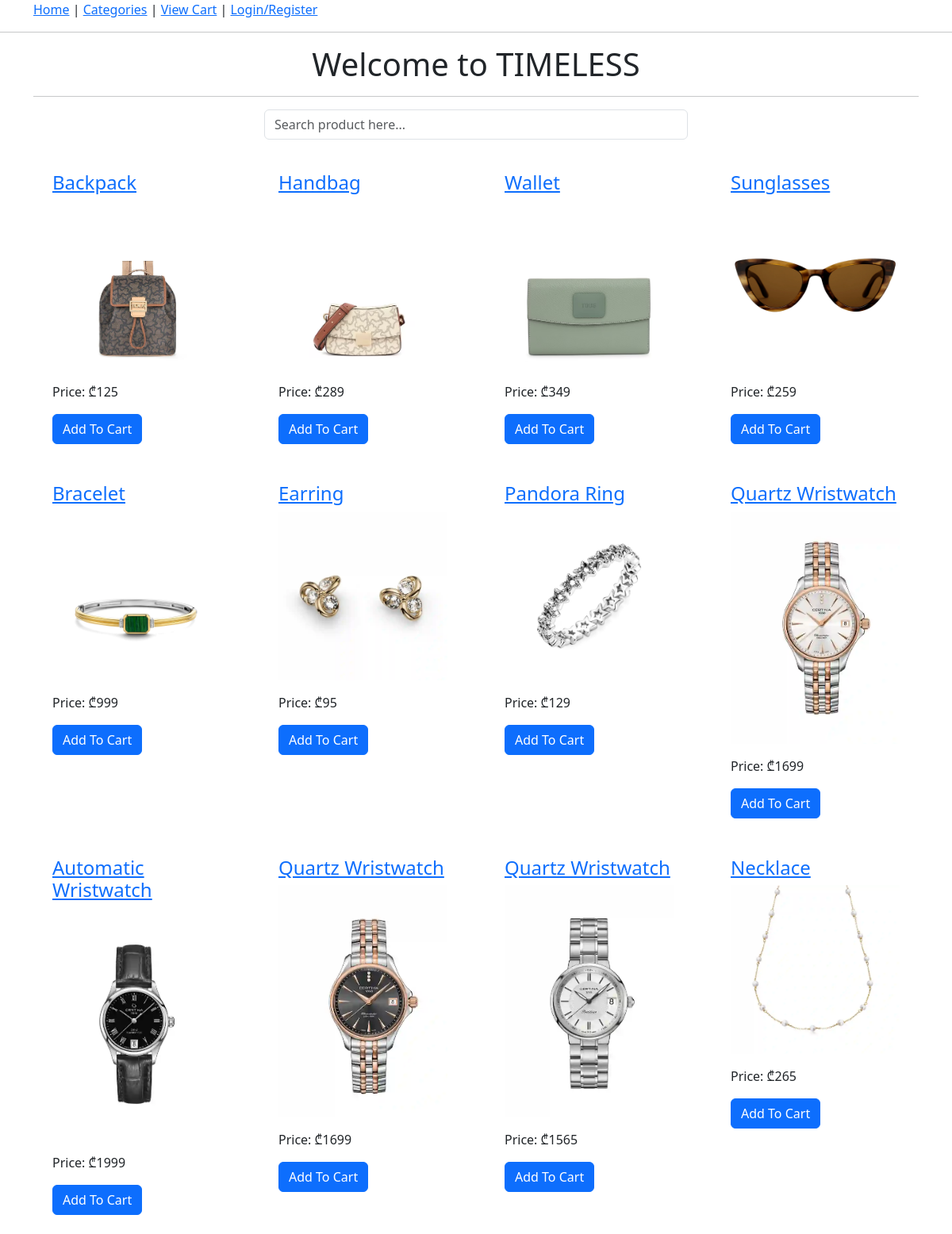
The page / on the database its author committed.
### onlineshopapp/models.py (models this page shows, shortened)
class Product(models.Model):
    title = models.CharField(max_length=200)
    slug = models.SlugField(unique=True)
    category = models.ForeignKey(Category, on_delete=models.CASCADE)
    image = models.ImageField(upload_to="products")
    selling_price = models.PositiveIntegerField()
    description = models.TextField()
    return_policy = models.CharField(max_length=300, null=True, blank=True)
    view_count = models.PositiveBigIntegerField(default=0)

### onlineshopapp/views.py (the view)
# urls.py: path("", HomeView.as_view(), name="home"),
class HomeView(ShopMixin, TemplateView):
    template_name = "home.html"
    def get_context_data(self, **kwargs):
        context = super().get_context_data(**kwargs)
        context['myname'] = "Mariam Pipia"
        context['product_list'] = Product.objects.all().order_by("-id")
        return context

### onlineshopapp/views.py (called while the page is built)
    def dispatch(self, request, *args, **kwargs):
        cart_id = request.session.get("cart_id")
        if cart_id:
            cart_obj = Cart.objects.get(id=cart_id)
            if request.user.is_authenticated and request.user.customer:
                cart_obj.customer = request.user.customer
                cart_obj.save()
        return super().dispatch(request, *args, **kwargs)

### templates/home.html (shortened to what this page needs)
{% extends 'base.html' %}
{% block content %}
<div class="container">
    <h1 class="font-weight-bold text-center">Welcome to TIMELESS</h1>
    <hr>
    <div class="container">
        <div class="row">
            <div class="col-md-6 mx-auto">
                <form action="{% url 'onlineshopapp:search' %}" method="GET">
                    <input type="text" name="keyword" class="form-control" placeholder="Search product here..." required>
                </form>
            </div>
        </div>
    </div>
    <div class="row mt-3">
        {% for p in product_list %}
        <div class="col-md-3">
            <div class="m-4">
                <h4><a href="{% url 'onlineshopapp:productdetail' p.slug %}">{{p.title}}</a></h4>
                <img src="{{p.image.url}}" alt="" class="img-fluid" style="height: 2500; object-fit: cover;">
                <p class="mt-3">Price: ₾{{p.selling_price}}</p>
                <a href="{% url 'onlineshopapp:addtocart' p.id %}" class="btn btn-primary">Add To Cart</a>
            </div>
        </div>
        {% endfor %}
    </div>
</div>
{% endblock %}

### templates/base.html (shortened to what this page needs)
<!DOCTYPE html>
<html lang="en">
<head>
    <link rel="stylesheet" href="https://cdn.jsdelivr.net/npm/bootstrap@5.3.2/dist/css/bootstrap.min.css">
</head>
<body>
    <div class="container">
        <a href="{% url 'onlineshopapp:home' %}">Home</a> |
        <a href="{% url 'onlineshopapp:allproducts' %}">Categories</a> |
        <a href="{% url 'onlineshopapp:mycart' %}">View Cart</a> |
        {% if request.user.customer %}
        Welcome {{request.user.username}}!
        <a href="{% url 'onlineshopapp:customerprofile' %}">My Profile</a> |
        <a href="{% url 'onlineshopapp:customerlogout' %}">Logout</a>
        {% else %}
        <a href="{% url 'onlineshopapp:customerlogin' %}">Login/Register</a>
        {% endif %}
    </div>
    <hr>
    {% block content %}
    {% endblock %}
</body>
</html>

### rows shown on the page
Product: title "Backpack", image (picture), selling_price "125"
Product: title "Handbag", image (picture), selling_price "289"
Product: title "Wallet", image (picture), selling_price "349"
Product: title "Sunglasses", image (picture), selling_price "259"
Product: title "Bracelet", image (picture), selling_price "999"
Product: title "Earring", image (picture), selling_price "95"
Product: title "Pandora Ring", image (picture), selling_price "129"
Product: title "Quartz Wristwatch", image (picture), selling_price "1699"
Product: title "Automatic Wristwatch", image (picture), selling_price "1999"
Product: title "Quartz Wristwatch", image (picture), selling_price "1699"
Product: title "Quartz Wristwatch", image (picture), selling_price "1565"
Product: title "Necklace", image (picture), selling_price "265"
